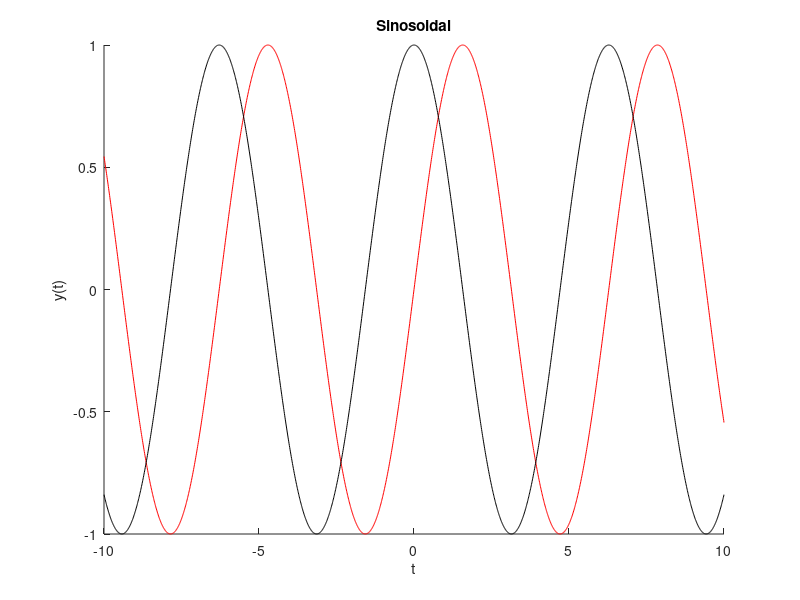

Source code (MATLAB):
hold on;
t=-10:0.01:10;
y=sin(t);
plot(t,y,'r');
z=cos(t);
plot(t,z,'k');
xlabel('t');
ylabel('y(t)');
title('Sinosoidal');
hold off;